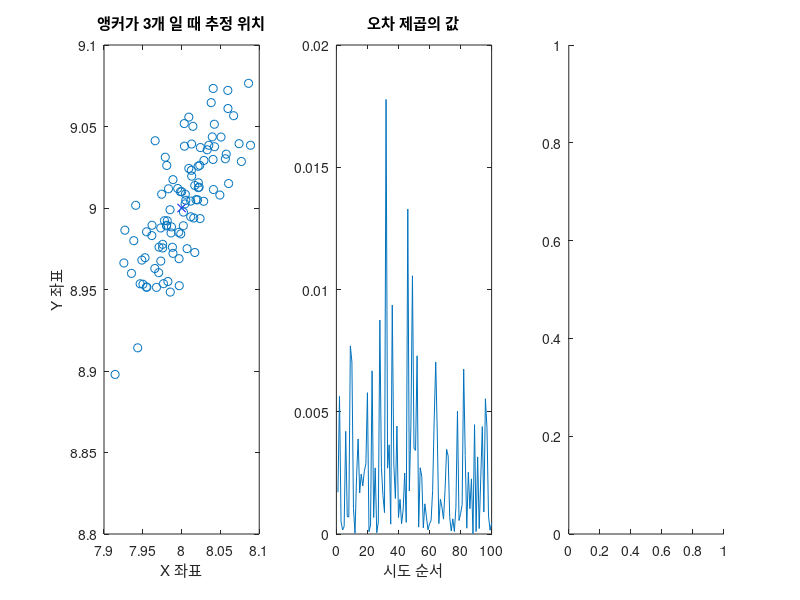

The MATLAB script that drew this image: (Note: this script raises an error after producing the figure.)
%{
AP는 3대, 4대, 5대 하나씩 증가시키면서 추정 에러를 확인하고, 그래프를 사용하여 분석하는 리포트 2장 이상 작성하여 과제를 제출해주세요.
시뮬레이션 진행에 필요한 BS 및 MS 위치는 다음과 같습니다.
BS1 = (0, 0), BS2 = (0,20), BS3=(20, 0), BS4=(20,20) BS5=(15,25)
MS = (8,9)
거리 측정 노이즈는 MATLAB 명령어 randn을 사용하여 1 만큼 줍니다. (ex. distance+randn(1)*1)
%}

AP = [
    0, 0;
    0, 20;
    20, 0;
    20, 20;
    15, 25;
];
MS = [8, 9];
trial_size = 100;


for i = 1 : 3
    figure;
    A = AP(1:i+2, :);  
    scatter_data = zeros(trial_size, 2);

    for j = 1 : trial_size
        K = sum(A.^2, 2);
        R = (MS  - A).^2;
        H = A(2:end,  :);
        R = sum(R, 2); 
        R = R + randn(size(R));
        pointZero = R(1);
        R = R(2:end);
        K = K(2:end);
        pH = pinv(H);
        b = (K - R + pointZero) / 2;
        xhat = pH*b;
        %plot(xhat(1), xhat(2), 'ro'); hold on
        scatter_data(j, :) = xhat';

    end
    subplot(1, 3, 1)
    plot(MS(1), MS(2), 'bx'); hold on
    scatter(scatter_data(:,1), scatter_data(:,2), 'ro'); 
    xlabel('X 좌표'); 
    ylabel('Y 좌표');     
    title (['앵커가 ', num2str(i+2) '개 일 때 추정 위치']);
    error_scatter = sum((scatter_data - MS).^2, 2);   

    subplot(1, 3, 2)
    plot(error_scatter);
    xlabel('시도 순서');     
    title ('오차 제곱의 값');
    subplot(1, 3, 3)

    histogram(error_scatter);
    xlabel('오차 제곱');     
    ylabel('빈도');
    title('제곱오차의 히스토그램');

end

